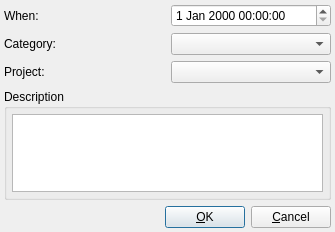
<ui version="4.0" >
 <class>EventDialogUI</class>
 <widget class="QDialog" name="EventDialogUI" >
  <property name="geometry" >
   <rect>
    <x>0</x>
    <y>0</y>
    <width>335</width>
    <height>232</height>
   </rect>
  </property>
  <property name="windowTitle" >
   <string>New Event</string>
  </property>
  <layout class="QVBoxLayout" >
   <property name="margin" >
    <number>4</number>
   </property>
   <property name="spacing" >
    <number>6</number>
   </property>
   <item>
    <layout class="QGridLayout" >
     <property name="margin" >
      <number>0</number>
     </property>
     <property name="spacing" >
      <number>6</number>
     </property>
     <item row="1" column="1" >
      <widget class="RecordCombo" name="mCategoryCombo" />
     </item>
     <item row="1" column="0" >
      <widget class="QLabel" name="label_2" >
       <property name="text" >
        <string>Category:</string>
       </property>
      </widget>
     </item>
     <item row="0" column="1" >
      <widget class="QDateTimeEdit" name="mWhenDateTimeEdit" />
     </item>
     <item row="0" column="0" >
      <widget class="QLabel" name="label" >
       <property name="text" >
        <string>When:</string>
       </property>
      </widget>
     </item>
     <item row="2" column="0" >
      <widget class="QLabel" name="label_3" >
       <property name="text" >
        <string>Project:</string>
       </property>
      </widget>
     </item>
     <item row="2" column="1" >
      <widget class="ProjectCombo" name="mProjectCombo" />
     </item>
    </layout>
   </item>
   <item>
    <widget class="QGroupBox" name="groupBox" >
     <property name="title" >
      <string>Description</string>
     </property>
     <layout class="QVBoxLayout" >
      <property name="margin" >
       <number>5</number>
      </property>
      <property name="spacing" >
       <number>6</number>
      </property>
      <item>
       <widget class="QTextEdit" name="mDescriptionEdit" />
      </item>
     </layout>
    </widget>
   </item>
   <item>
    <layout class="QHBoxLayout" >
     <property name="margin" >
      <number>0</number>
     </property>
     <property name="spacing" >
      <number>6</number>
     </property>
     <item>
      <spacer>
       <property name="orientation" >
        <enum>Qt::Horizontal</enum>
       </property>
       <property name="sizeHint" >
        <size>
         <width>131</width>
         <height>17</height>
        </size>
       </property>
      </spacer>
     </item>
     <item>
      <widget class="QPushButton" name="mOKButton" >
       <property name="text" >
        <string>&amp;OK</string>
       </property>
      </widget>
     </item>
     <item>
      <widget class="QPushButton" name="mCancelButton" >
       <property name="text" >
        <string>&amp;Cancel</string>
       </property>
      </widget>
     </item>
    </layout>
   </item>
  </layout>
 </widget>
 <customwidgets>
  <customwidget>
   <class>ProjectCombo</class>
   <extends>QComboBox</extends>
   <header>projectcombo.h</header>
  </customwidget>
  <customwidget>
   <class>RecordCombo</class>
   <extends>QComboBox</extends>
   <header>recordcombo.h</header>
  </customwidget>
 </customwidgets>
 <resources/>
 <connections>
  <connection>
   <sender>mOKButton</sender>
   <signal>clicked()</signal>
   <receiver>EventDialogUI</receiver>
   <slot>accept()</slot>
   <hints>
    <hint type="sourcelabel" >
     <x>276</x>
     <y>255</y>
    </hint>
    <hint type="destinationlabel" >
     <x>96</x>
     <y>254</y>
    </hint>
   </hints>
  </connection>
  <connection>
   <sender>mCancelButton</sender>
   <signal>clicked()</signal>
   <receiver>EventDialogUI</receiver>
   <slot>reject()</slot>
   <hints>
    <hint type="sourcelabel" >
     <x>369</x>
     <y>253</y>
    </hint>
    <hint type="destinationlabel" >
     <x>179</x>
     <y>282</y>
    </hint>
   </hints>
  </connection>
 </connections>
</ui>
